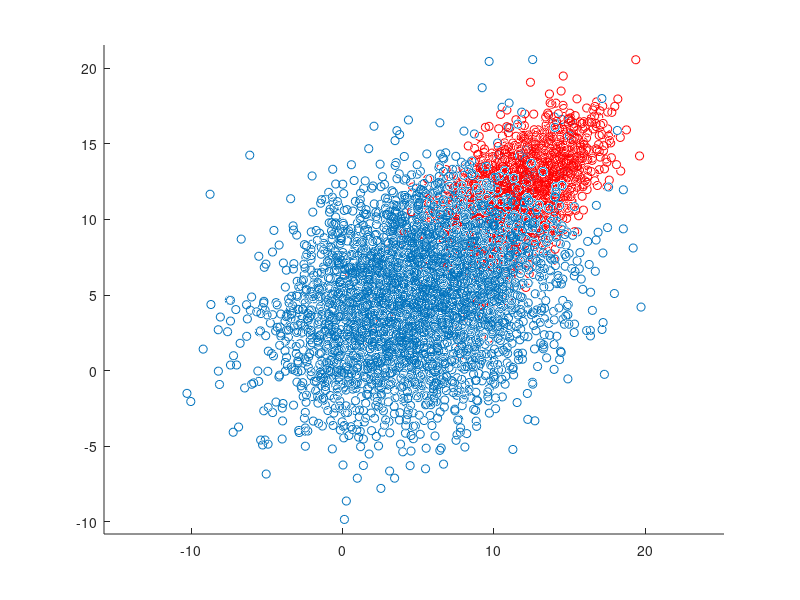

MATLAB code to generate this figure: (Note: this script raises an error after producing the figure.)
load ('donnees2.mat')
close all
clc;

figure('name','Visualisation des Données')
hold on
axis equal
scatter3(C3(:, 1), C3(:,2),C3(:, 3));
scatter3(C4(:, 1), C4(:,2),C4(:, 3), 'r');
hold off


nbIter = 100;
sizeC3 = size(C3, 1);
sizeC4 = size(C4, 1);

sizeTrainC3 = sizeC3/10;
sizeTrainC4 = sizeC4/10;

pC3 = sizeC3/(sizeC3+sizeC4);
pC4 = sizeC4/(sizeC3+sizeC4);

% Exercice 1.1 : Erreur MAP
errorC3MAP = zeros(nbIter, 1);
errorC4MAP = zeros(nbIter, 1);
errorMAP   = zeros(nbIter, 1);

% Exercice 1.2 : Erreur Perceptron
errorC3Perceptron = zeros(nbIter, 1);
errorC4Perceptron = zeros(nbIter, 1);
errorPerceptron   = zeros(nbIter, 1);
BestWp = [ 1; 1; 1; 1];
minErrorPerceptron = sizeC3+sizeC4;

% Exercice 1.3 : Erreur Moindre Carrée Sans Optimisation
errorC3MCS = zeros(nbIter, 1);
errorC4MCS = zeros(nbIter, 1);
errorMCS   = zeros(nbIter, 1);
BestWmcs = [ 1; 1; 1; 1];
minErrorMCS = sizeC3+sizeC4;

% Exercice 1.3 : Erreur Moindre Carrée Avec Optimisation
errorC3MCA = zeros(nbIter, 1);
errorC4MCA = zeros(nbIter, 1);
errorMCA   = zeros(nbIter, 1);
BestWmca = [ 1; 1; 1; 1];
minErrorMCA = sizeC3+sizeC4;

for i=1:nbIter

  [TrainC4,TestC4,TrainC3, TestC3] = extractTestAndTrainN(C4, C3, sizeTrainC4, sizeTrainC3);
  [modelC4] = TrainModel(TrainC4);
  [modelC3] = TrainModel(TrainC3);

  % Exercice 1.1 : MAP
  ResC3  =   MyclassifyN(TestC3,modelC3, modelC4, pC3, pC4);
  ResC4  =   MyclassifyN(TestC4,modelC3, modelC4, pC3, pC4);
  [C4Error, C3Error] = computeErrorMAP(ResC4, ResC3);
  errorC4MAP(i) = C4Error*100;
  errorC3MAP(i) = C3Error*100;
  errorMAP(i)   = (length(TestC4) * errorC4MAP(i) + length(TestC3) *  errorC3MAP(i) )/ (length(TestC4) + length(TestC3));

  % Exercice 1.2 : Perceptron
  Wp = [ 1; 1; 1; 1];
  Wp = Perceptron (TrainC3, TrainC4, Wp);
  [C4Error, C3Error] = computeErrorW(TestC4, TestC3, Wp);
  errorC4Perceptron(i) = C4Error*100;
  errorC3Perceptron(i) = C3Error*100;
  errorPerceptron(i)   = (length(TestC4) * errorC4Perceptron(i) + length(TestC3) *  errorC3Perceptron(i) )/ (length(TestC4) + length(TestC3));
  if errorPerceptron(i)< minErrorPerceptron
      BestWp = Wp;
      minErrorPerceptron = errorPerceptron(i);
  end

  % Exercice 1.3 : Moindre Carrée Sans Optimisation
  B = ones(sizeTrainC3+sizeTrainC4, 1);
  Wmcs = moindresCarresSansOpt(TrainC3, TrainC4, B);
  [C4Error, C3Error] = computeErrorW(TestC4, TestC3, Wmcs);
  errorC4MCS(i) = C4Error*100;
  errorC3MCS(i) = C3Error*100;
  errorMCS(i)   = (length(TestC4) * errorC4MCS(i) + length(TestC3) *  errorC3MCS(i) )/ (length(TestC4) + length(TestC3));
  if errorMCS(i)< minErrorMCS
      BestWmcs = Wmcs;
      minErrorMCS = errorMCS(i);
  end

  % Exercice 1.4 : Moindre Carrée Avec Optimisation
  B = ones(sizeTrainC3+sizeTrainC4, 1);
  Wmca = moindresCarresAvecOpt(TrainC3, TrainC4, B);
  [C4Error, C3Error] = computeErrorW(TestC4, TestC3, Wmca);
  errorC4MCA(i) = C4Error*100;
  errorC3MCA(i) = C3Error*100;
  errorMCA(i)   = (length(TestC4) * errorC4MCA(i) + length(TestC3) *  errorC3MCA(i) )/ (length(TestC4) + length(TestC3));
  if errorMCA(i)< minErrorMCA
      BestWmca = Wmca;
      minErrorMCA = errorMCA(i);
  end

end

% Exercice 1.1 : Mean Erreur MAP
MeanErrorC3MAP  = mean(errorC3MAP);
MeanErrorC4MAP  = mean(errorC4MAP);
MeanErrorMAP    = mean(errorMAP);

% Exercice 1.2 : Mean Erreur Perceptron
MeanErrorC3Perceptron  = mean(errorC3Perceptron);
MeanErrorC4Perceptron  = mean(errorC4Perceptron);
MeanErrorPerceptron    = mean(errorPerceptron);

% Exercice 1.3 : Mean Erreur Moindre Carrée Sans Optimisation
MeanErrorC3MCS  = mean(errorC3MCS);
MeanErrorC4MCS  = mean(errorC4MCS);
MeanErrorMCS    = mean(errorMCS);

% Exercice 1.3 : Mean Erreur Moindre Carrée Avec Optimisation
MeanErrorC3MCA  = mean(errorC3MCA);
MeanErrorC4MCA  = mean(errorC4MCA);
MeanErrorMCA    = mean(errorMCA);



figure('Name', 'errorMAP');
plot(1:nbIter, errorC3MAP, 'g')
hold on
plot(1:nbIter, errorC4MAP)
plot(1:nbIter, errorMAP, 'k')
xlabel(['MeanErrorC3MAP: ', num2str(MeanErrorC3MAP), '%; MeanErrorC4MAP: ', num2str(MeanErrorC4MAP), '%; MeanErrorMAP: ', num2str(MeanErrorMAP), '%']);
legend('errorC3MAP(%)','errorC4MAP(%)','errorMAP(%)');
hold off
%ylim([0 100])



figure('name','Visualisation de Perceptron')
hold on
axis equal
scatter3(C3(:, 1), C3(:,2),C3(:, 3));
scatter3(C4(:, 1), C4(:,2),C4(:, 3), 'r');
[x y] = meshgrid(-5:0.1:20);
h = -1/BestWp(4,:)*(BestWp(1,:) + BestWp(2,:)*x + BestWp(3,:)*y);
surf(x,y,h)
hold off

figure('Name', 'errorPerceptron');
plot(1:nbIter, errorC3Perceptron, 'g')
hold on
plot(1:nbIter, errorC4Perceptron)
plot(1:nbIter, errorPerceptron, 'k')
xlabel(['MeanErrorC3Perceptron: ', num2str(MeanErrorC3Perceptron), '%; MeanErrorC4Perceptron: ', num2str(MeanErrorC4Perceptron), '%; MeanErrorPerceptron: ', num2str(MeanErrorPerceptron), '%']);
legend('errorC3Perceptron(%)','errorC4Perceptron(%)','errorPerceptron(%)');
hold off
%ylim([0 100])



figure('name','Visualisation de W MCS')
hold on
axis equal
scatter3(C3(:, 1), C3(:,2),C3(:, 3));
scatter3(C4(:, 1), C4(:,2),C4(:, 3), 'r');
[x y] = meshgrid(-5:0.1:20);
h = -1/BestWmcs(4,:)*(BestWmcs(1,:) + BestWmcs(2,:)*x + BestWmcs(3,:)*y);
surf(x,y,h)
hold off

figure('Name', 'errorMCS');
plot(1:nbIter, errorC3MCS, 'g')
hold on
plot(1:nbIter, errorC4MCS)
plot(1:nbIter, errorMCS, 'k')
xlabel(['MeanErrorC3MCS: ', num2str(MeanErrorC3MCS), '%; MeanErrorC4MCS: ', num2str(MeanErrorC4MCS), '%; MeanErrorMCS: ', num2str(MeanErrorMCS), '%']);
legend('errorC3MCS(%)','errorC4MCS(%)','errorMCS(%)');
hold off
%ylim([0 100])



figure('name','Visualisation de W MCA')
hold on
axis equal
scatter3(C3(:, 1), C3(:,2),C3(:, 3));
scatter3(C4(:, 1), C4(:,2),C4(:, 3), 'r');
[x y] = meshgrid(-5:0.1:20);
h = -1/BestWmca(4,:)*(BestWmca(1,:) + BestWmca(2,:)*x + BestWmca(3,:)*y);
surf(x,y,h)
hold off

figure('Name', 'errorMCA');
plot(1:nbIter, errorC3MCA, 'g')
hold on
plot(1:nbIter, errorC4MCA)
plot(1:nbIter, errorMCA, 'k')
xlabel(['MeanErrorC3MCA: ', num2str(MeanErrorC3MCA), '%; MeanErrorC4MCA: ', num2str(MeanErrorC4MCA), '%; MeanErrorMCA: ', num2str(MeanErrorMCA), '%']);
legend('errorC3MCA(%)','errorC4MCA(%)','errorMCA(%)');
hold off
%ylim([0 100])
